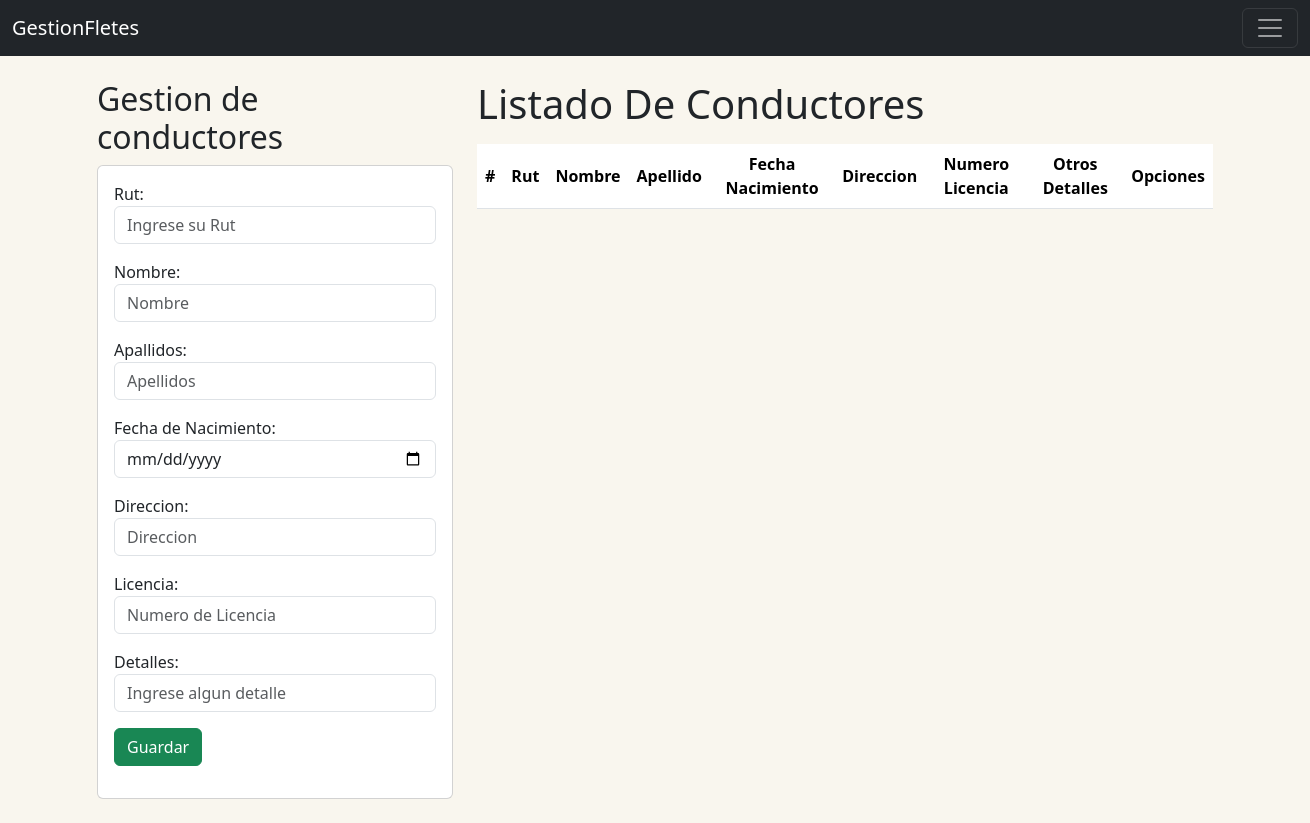
/conductores/homeConductores/, run on an earlier commit of the app's database.
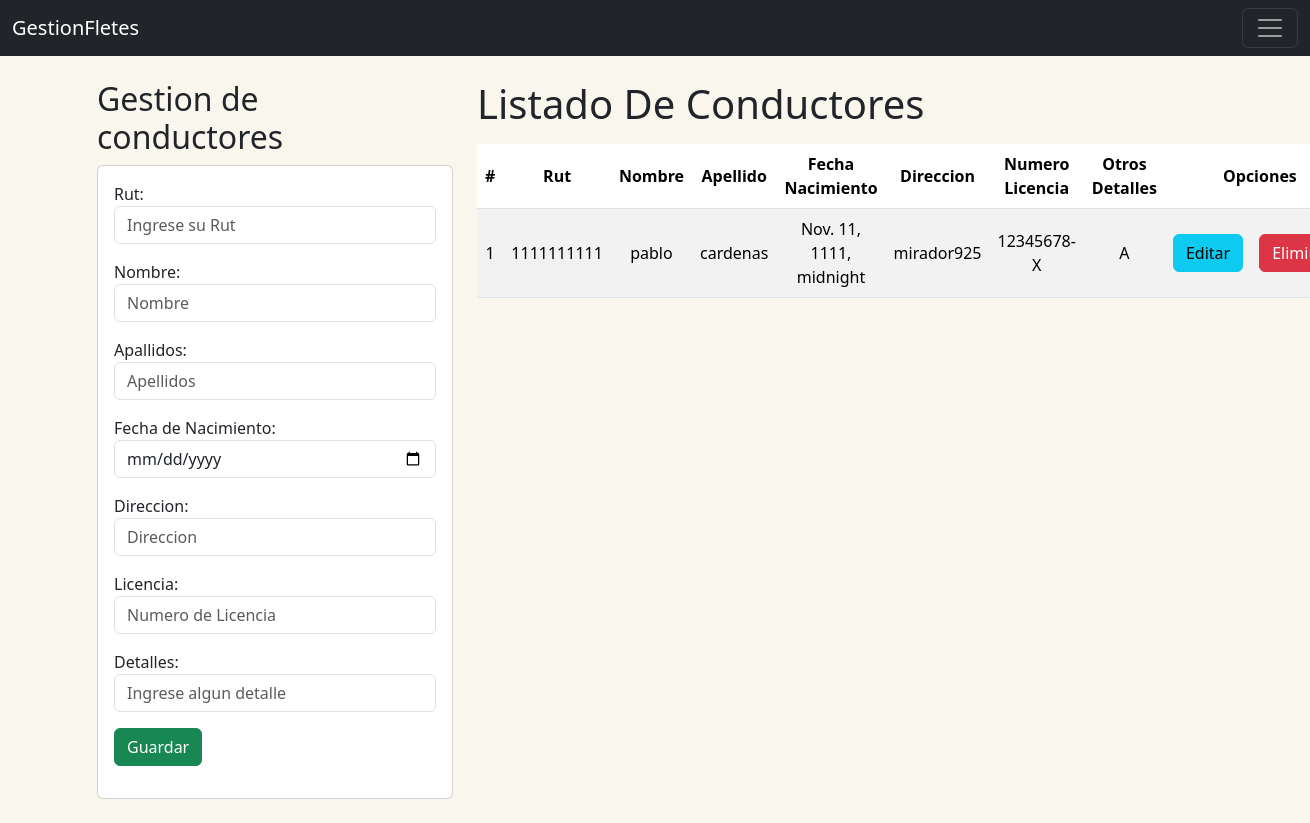
And on a later commit of the database.
### CrudConductores/models.py (models this page shows, shortened)
class Conductores(models.Model):
    rut = models.CharField(primary_key=True, max_length=10)
    nombre = models.CharField(max_length=30)
    apellido = models.CharField(max_length=30)
    fechaNacimiento = models.DateTimeField()
    direccion = models.CharField(max_length=100)
    numeroLicencia = models.CharField(max_length=10)
    otrosDetalles = models.CharField(max_length=100)

### CrudConductores/views.py (the view)
# urls.py: path('homeConductores/', views.homeConductores, name="homeConductores"),
def homeConductores(request):
    conductoresListados = Conductores.objects.all()
    return render(request, 'gestionConductores.html', {'conductores':conductoresListados,})

### CrudConductores/templates/gestionConductores.html (shortened to what this page needs)
{% extends "Base.html" %}
{% block body %}
<div class="row">
    <div class="col-sm-12 col-md-6 col-lg-4 col-xl-4">
        <h2 >Gestion de conductores</h2>
        <div class="card">
            <div class="card-body">
                <form action="{% url 'registrarConductor' %}" method="POST">{% csrf_token %}
                    <div class="form-group mb-3">
                        <label>Rut:</label>
                        <input type="text" id="txtRut" name="txtRut" class="form-control" placeholder="Ingrese su Rut" minlength="10" maxlength="10" required>
                    </div>
                    <div class="form-group mb-3">
                        <label>Nombre:</label>
                        <input type="text" id="txtNombre" name="txtNombre" class="form-control" placeholder="Nombre" maxlength="50"  required>
                    </div>
                    <div class="form-group mb-3">
                        <label>Apallidos:</label>
                        <input type="text" id="txtApellido" name="txtAppellido" class="form-control" placeholder="Apellidos" maxlength="50" required>
                    </div>
                    <div class="form-group mb-3">
                        <label>Fecha de Nacimiento:</label>
                        <input type="date" id="txtDateNacimiento" name="txtDateNacimiento" class="form-control" required>
                    </div>
                    <div class="form-group mb-3">
                        <label>Direccion:</label>
                        <input type="text" id="txtDireccion" name="txtDireccion" class="form-control" placeholder="Direccion" maxlength="50" required>
                    </div>
                    <div class="form-group mb-3">
                        <label>Licencia:</label>
                        <input type="text" id="txtNlicencia" name="txtNlicencia" class="form-control" placeholder="Numero de Licencia" minlength="10" maxlength="12" required>
                    </div>
                    <div class="form-group mb-3">
                        <label>Detalles:</label>
                        <input type="text" id="txtOtrosDetalles" name="txtOtrosDetalles" class="form-control" placeholder="Ingrese algun detalle" maxlength="50" required>
                    </div>
                    <div class="form-group mb-3">
                        <button type="submit" class="btn btn-success text-white">Guardar</button>
                    </div>
                </form>
            </div>
        </div>
    </div>
    <div class="col-sm-12 col-md-6 col-lg-8 col-xl-8">
        <h1>Listado De Conductores</h1>
        <div class="table responsive py-2">
            <table class="table table-striped">
                <thead>
                    <tr>
                        <th>#</th>
                        <th>Rut</th>
                        <th>Nombre</th>
                        <th>Apellido</th>
                        <th>Fecha Nacimiento</th>
                        <th>Direccion</th>
                        <th>Numero Licencia</th>
                        <th>Otros Detalles</th>
                        <th colspan="2">Opciones</th>
                    </tr>
                </thead>
                <tbody>
                    {% for conductor in conductores %}
                    <tr>
                        <td>{{forloop.counter}}</td>
                        <td>{{conductor.rut}}</td>
                        <td>{{conductor.nombre}}</td>
                        <td>{{conductor.apellido}}</td>
                        <td>{{conductor.fechaNacimiento}}</td>
                        <td>{{conductor.direccion}}</td>
                        <td>{{conductor.numeroLicencia}}</td>
                        <td>{{conductor.otrosDetalles}}</td>
                        <td><a href="{% url 'edicionConductor' conductor.rut %}" class="btn btn-info">Editar</a></td>
                        <td><a href="{% url 'eliminacionConductor' conductor.rut %}" class="btn btn-danger btnEliminacion">Eliminar</a></td>
                    </tr>
                    {% endfor %}
                </tbody>
            </table>
        </div>
    </div>
</div>
{% endblock %}

What changed in the data, as far as the page shows it:
added Conductores: rut "1111111111", nombre "pablo", apellido "cardenas", fechaNacimiento "Nov. 11, 1111, midnight", direccion "mirador925", numeroLicencia "12345678-X", otrosDetalles "A"
